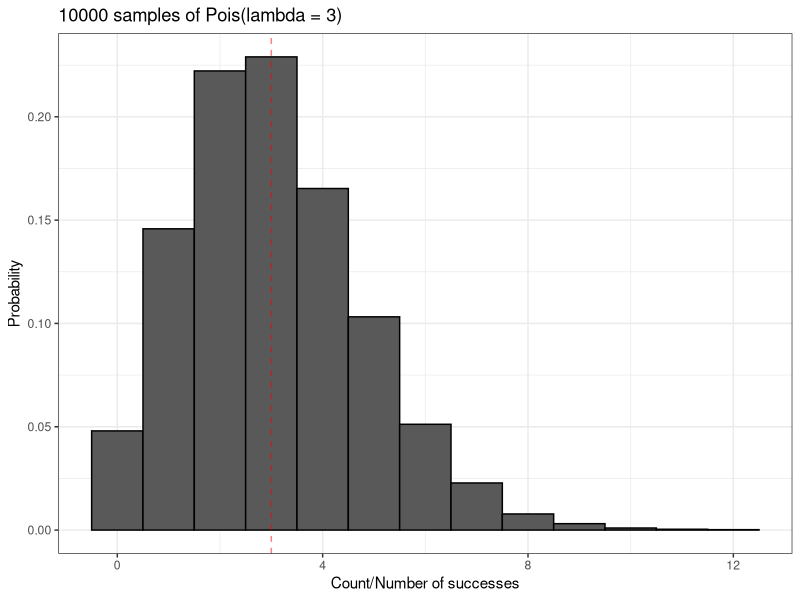
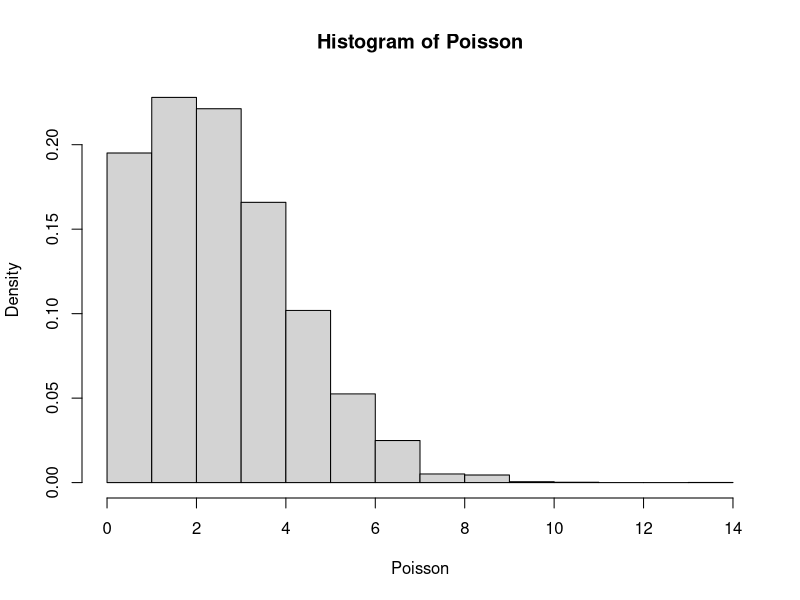
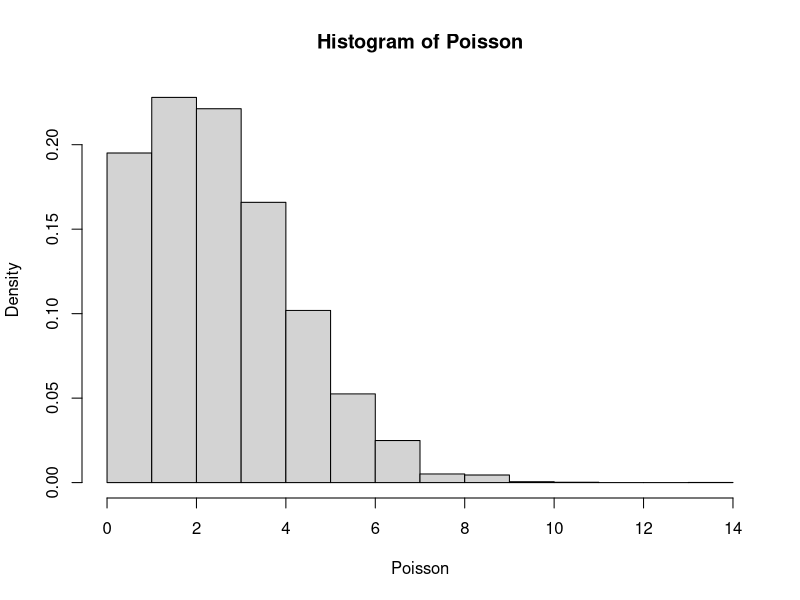

Reproduce these figures in R, in order.
## ---- chunk 1
knitr::opts_chunk$set(echo = TRUE)

library(tidyverse)

Vampires = read_csv("./Data/Vampires.csv")

## ---- chunk 2

?rpois

## ---- chunk 3

Poisson = rpois(n = 10000, lambda = 3)

## ---- chunk 4

Poisson = tibble(Poisson = rpois(n = 10000, lambda = 3))

Poisson %>% 
  ggplot(aes(x = Poisson, 
             y = stat(count / sum(count)))) + 
  geom_histogram(binwidth = 1, 
                 color = "black") + 
  geom_vline(xintercept = 3, 
             color = "red", 
             alpha = .5,
             linetype = "dashed") + 
  labs(x = "Count/Number of successes",
       y = "Probability",
       title = "10000 samples of Pois(lambda = 3)") + 
  theme_bw()

## ---- chunk 5

Poisson = rpois(n = 10000, lambda = 3) # generate the data again

hist(Poisson, probability = T)
hist(Poisson, freq = F)

## ---- chunk 6

colnames(Vampires)
head(Vampires)

## ---- chunk 7

mean(Vampires$numberChangedToVamp)
sd(Vampires$numberChangedToVamp)

## ---- chunk 8

ID = gl(n = 15, k = 20) # Create ID variables for 20 data collection times

## ---- chunk 9

Time = rep(x = 1:20, times = 15)

## ---- chunk 10

as.factor(Time)

## ---- chunk 11

Time = rep(x = as.factor(1:20), times = 15) # Repeat 1 through 20 as factors 15 times
Time

